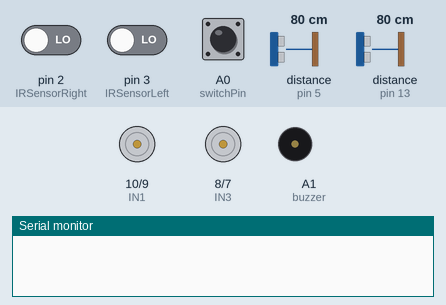
This sketch was run on a simulated Arduino Uno, built with avr-gcc and run on an emulated ATmega328P. Shown: motor-driver pin pairs drawn as motors (green arrow = first pin HIGH = forward, orange = second pin HIGH = backward, longer = more drive, scaled by the enable pin), buzzer (waves = sounding), the last lines printed to the serial monitor. The test bench sets the inputs (shaded band); at power-on: A0 (switchPin) HIGH, pin 2 (IRSensorRight) LOW, distance to the obstacle (sensors on pin 5, pin 13) 80 cm, pin 3 (IRSensorLeft) LOW. The echo pulse lasts 58.3 µs per cm.

Above: at 1.5 s.
1.6 s: A0 (switchPin) pulled LOW for 0.15 s
At 3.1 s:
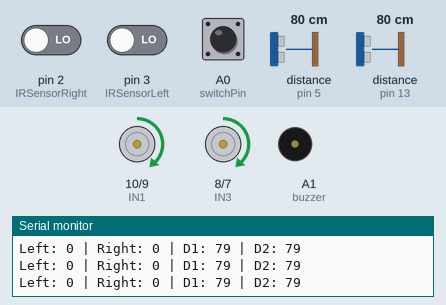
3.4 s: pin 2 (IRSensorRight) driven HIGH
At 4.1 s:
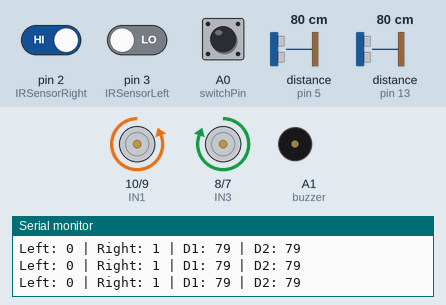
4.9 s: distance to the obstacle (sensor on pin 5) set to 28 cm
6.4 s: distance to the obstacle (sensor on pin 5) set to 24 cm
At 7.73 s:
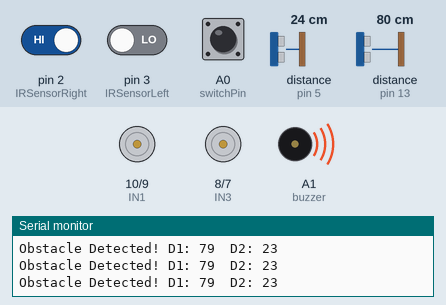
12.4 s: A0 (switchPin) pulled LOW for 1 s
Timing chart, 0 to 15.4 s (numbered marks = the images above; inputs shaded):
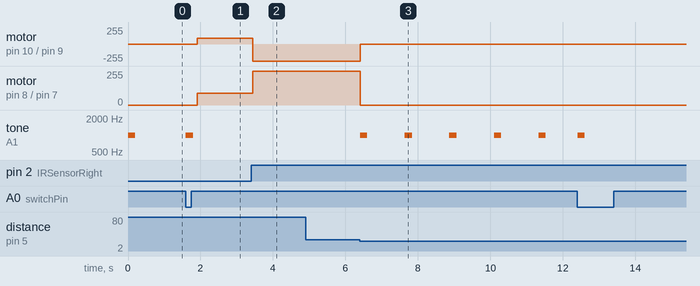

Measured:
- the behaviour switches between 27 and 26 cm on distance to the obstacle (sensor on pin 5) (found by bisection; images 2 and 3)
- after the input at 1.6 s, motor on pin 10 (IN1) / pin 9 (IN2), motor on pin 8 (IN3) / pin 7 (IN4): stopped → forward 90/255 after 0.31 s; tone on A1 (buzzer): silent → 1000 Hz at once, → silent 0.20 s later
- after the input at 3.4 s, motor on pin 10 (IN1) / pin 9 (IN2): forward 90/255 → backward 255/255 at once; motor on pin 8 (IN3) / pin 7 (IN4): forward 90/255 → forward 255/255 at once
- after the input at 6.4 s, motor on pin 10 (IN1) / pin 9 (IN2): backward 255/255 → stopped at once; motor on pin 8 (IN3) / pin 7 (IN4): forward 255/255 → stopped at once; tone on A1 (buzzer): alternates 1000 Hz for 0.20 s and silent for 1.0 s, starting at once

The sketch:

Ecosentinel_body_v2_code.ino
```cpp
// Motor A
const int ENA = 11;
const int IN1 = 10;
const int IN2 = 9;
#define s 90   // base speed
#define t 255   // turning speed

// Motor B
const int ENB = 6;
const int IN3 = 8;
const int IN4 = 7;

const int IRSensorLeft = 3;
const int IRSensorRight = 2;

// Ultrasonic Sensors
const int trig1 = 12;
const int echo1 = 13;
const int trig2 = 4;
const int echo2 = 5;

const int switchPin = A0;
const int buzzer = A1;

bool botRunning = false;
unsigned long lastBeepTime = 0;

void setup() {
  pinMode(ENA, OUTPUT);
  pinMode(IN1, OUTPUT);
  pinMode(IN2, OUTPUT);
  pinMode(ENB, OUTPUT);
  pinMode(IN3, OUTPUT);
  pinMode(IN4, OUTPUT);

  pinMode(IRSensorLeft, INPUT);
  pinMode(IRSensorRight, INPUT);

  pinMode(trig1, OUTPUT);
  pinMode(echo1, INPUT);
  pinMode(trig2, OUTPUT);
  pinMode(echo2, INPUT);

  pinMode(switchPin, INPUT_PULLUP);
  pinMode(buzzer, OUTPUT);

  Serial.begin(9600);

  // System ON beep
  tone(buzzer, 1000, 200);
  delay(300);
  noTone(buzzer);
}

void loop() {
  static bool lastSwitchState = HIGH;
  bool switchState = digitalRead(switchPin);

  // Start/stop toggle
  if (lastSwitchState == HIGH && switchState == LOW) {
    botRunning = !botRunning;
    tone(buzzer, 1000, 200);
    delay(300);
    noTone(buzzer);
  }
  lastSwitchState = switchState;

  if (!botRunning) {
    stopMotors();
    return;
  }

  // Read ultrasonic distances
  long distance1 = getDistance(trig1, echo1);
  long distance2 = getDistance(trig2, echo2);

  // Treat invalid readings (0 or >400cm) as obstacles (fail-safe)
  if (distance1 == 0 || distance1 > 400) distance1 = 999;
  if (distance2 == 0 || distance2 > 400) distance2 = 999;

  // Stop if any sensor detects an obstacle within 25cm
  bool obstacleDetected = (distance1 <= 25) || (distance2 <= 25);

  if (obstacleDetected) {
    stopMotors();

    // Buzzer beep every 1 sec while obstacle present
    if (millis() - lastBeepTime > 1000) {
      tone(buzzer, 1000, 200);
      delay(200);
      noTone(buzzer);
      lastBeepTime = millis();
    }

    Serial.print("Obstacle Detected! D1: ");
    Serial.print(distance1);
    Serial.print("  D2: ");
    Serial.println(distance2);
    return;
  }

  // Line following logic (unchanged)
  bool leftSensor = digitalRead(IRSensorLeft);
  bool rightSensor = digitalRead(IRSensorRight);

  Serial.print("Left: ");
  Serial.print(leftSensor);
  Serial.print(" | Right: ");
  Serial.print(rightSensor);
  Serial.print(" | D1: ");
  Serial.print(distance1);
  Serial.print(" | D2: ");
  Serial.println(distance2);

  if (leftSensor == LOW && rightSensor == LOW) {
    moveForward();
  }
  else if (leftSensor == LOW && rightSensor == HIGH) {
    turnRight();
  }
  else if (leftSensor == HIGH && rightSensor == LOW) {
    turnLeft();
  }
  else {
    stopMotors();
  }

  delay(50);
}

// More reliable ultrasonic reading
long getDistance(int trig, int echo) {
  digitalWrite(trig, LOW);
  delayMicroseconds(2);
  digitalWrite(trig, HIGH);
  delayMicroseconds(10);
  digitalWrite(trig, LOW);

  long duration = pulseIn(echo, HIGH, 20000); // shorter timeout
  if (duration == 0) return 0;  // No echo received
  long distance = duration * 0.034 / 2;
  return distance;
}

void moveForward() {
  digitalWrite(IN1, HIGH);
  digitalWrite(IN2, LOW);
  analogWrite(ENA, s);
  digitalWrite(IN3, HIGH);
  digitalWrite(IN4, LOW);
  analogWrite(ENB, s);
}

void turnRight() {
  digitalWrite(IN1, LOW);
  digitalWrite(IN2, HIGH);
  analogWrite(ENA, t);
  digitalWrite(IN3, HIGH);
  digitalWrite(IN4, LOW);
  analogWrite(ENB, t);
}

void turnLeft() {
  digitalWrite(IN1, HIGH);
  digitalWrite(IN2, LOW);
  analogWrite(ENA, t);
  digitalWrite(IN3, LOW);
  digitalWrite(IN4, HIGH);
  analogWrite(ENB, t);
}

void stopMotors() {
  digitalWrite(IN1, LOW);
  digitalWrite(IN2, LOW);
  analogWrite(ENA, 0);
  digitalWrite(IN3, LOW);
  digitalWrite(IN4, LOW);
  analogWrite(ENB, 0);
}
```
